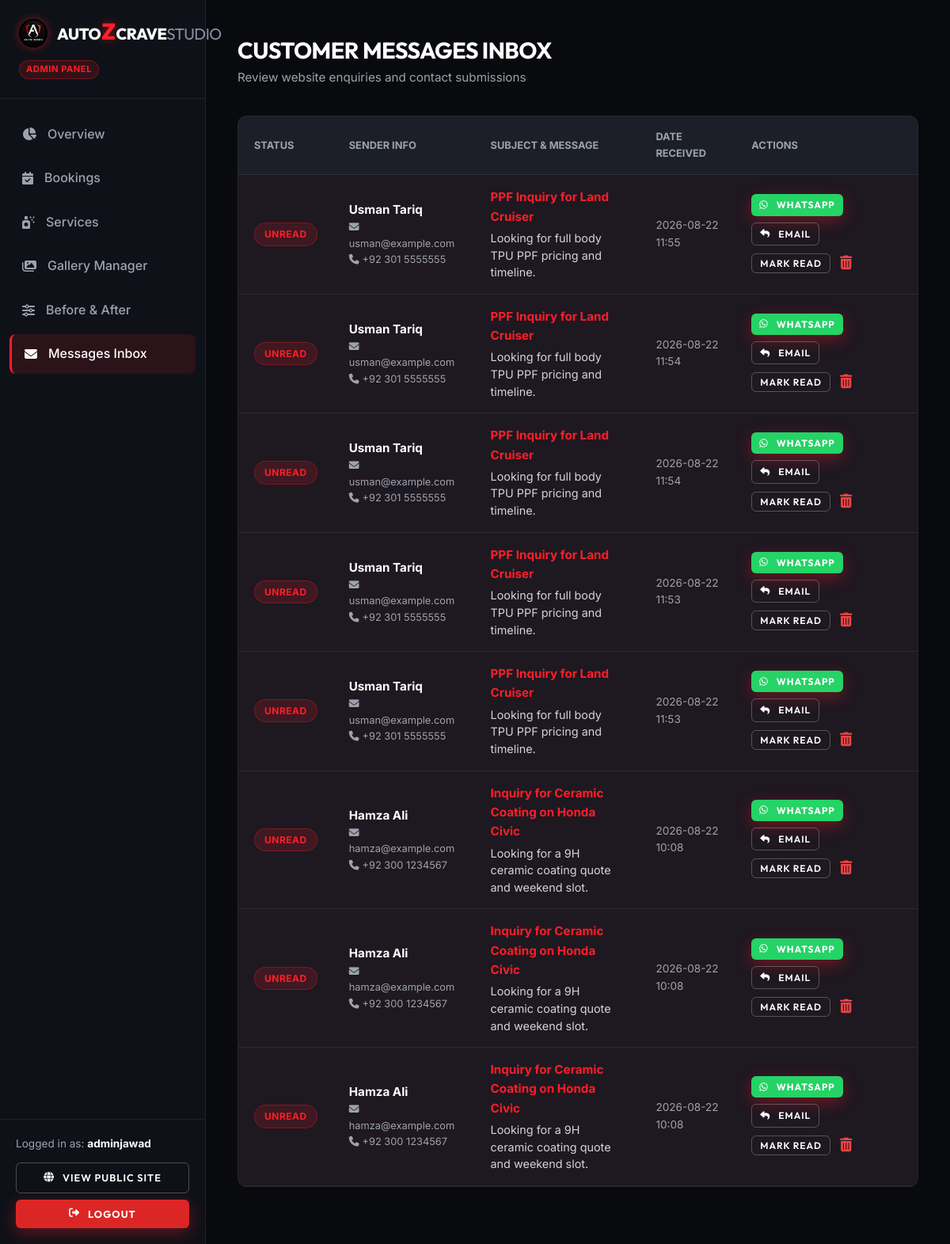
The app's page /admin/messages (signed in), older data.
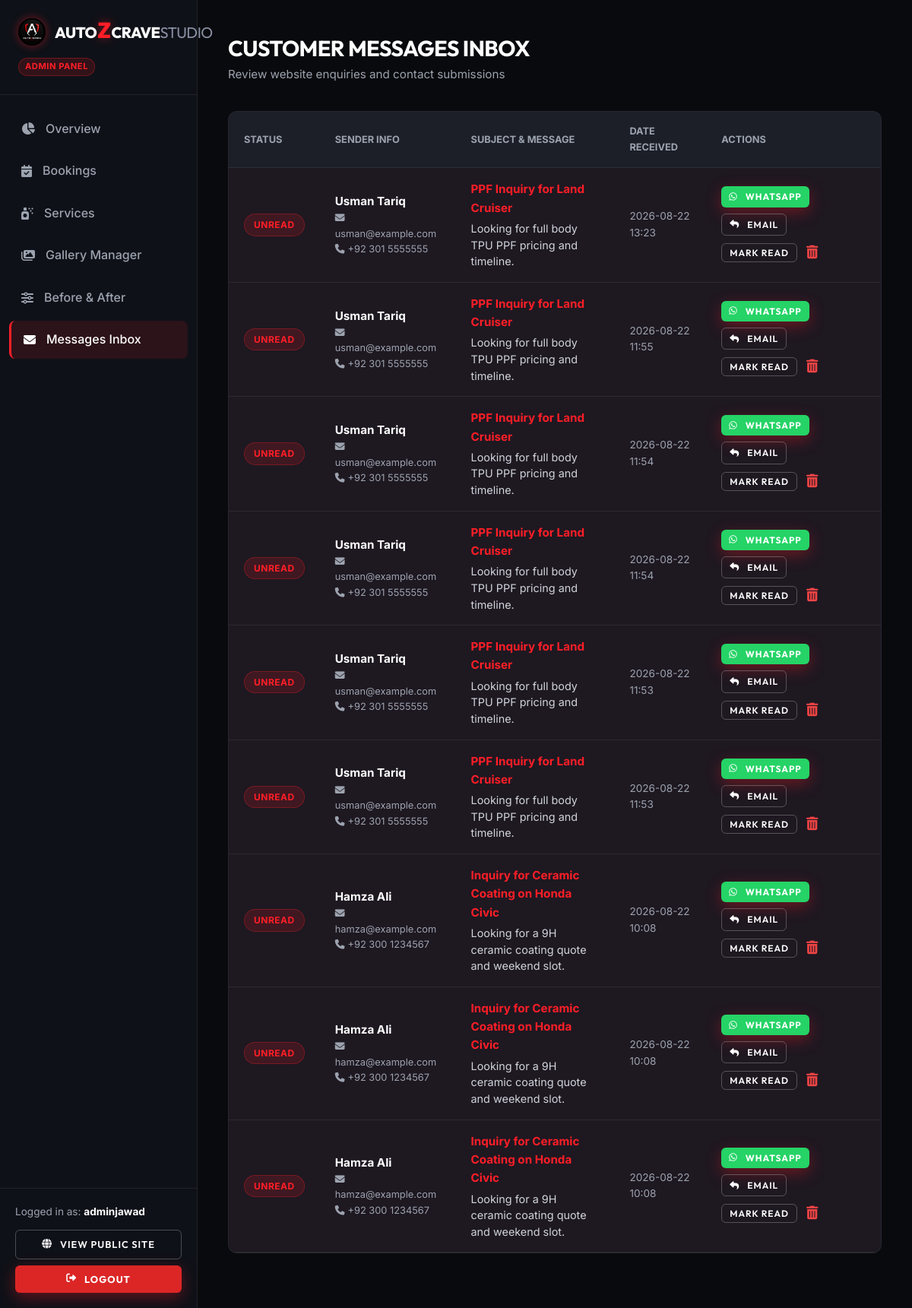
The same page, newer data.
### models/contact.py (models this page shows, shortened)
class ContactMessage(db.Model):
    __tablename__ = 'contact_messages'
    id = db.Column(db.Integer, primary_key=True)
    name = db.Column(db.String(100), nullable=False)
    email = db.Column(db.String(120), nullable=False)
    phone = db.Column(db.String(30), nullable=True)
    subject = db.Column(db.String(150), nullable=False)
    message = db.Column(db.Text, nullable=False)
    status = db.Column(db.String(20), default='Unread', nullable=False)  # Unread, Read
    created_at = db.Column(db.DateTime, default=datetime.utcnow)

### routes/admin.py (the view)
@admin_bp.route('/messages')
@admin_required
def messages():
    messages_list = ContactMessage.query.order_by(ContactMessage.created_at.desc()).all()
    return render_template('admin/messages.html', messages=messages_list)

### models/user.py (called while the page is built)
    def is_admin(self):
        return self.role == 'admin'

### routes/admin.py (called while the page is built)
def admin_required(f):
    @wraps(f)
    @login_required
    def decorated_function(*args, **kwargs):
        if not current_user.is_admin():
            flash('Admin authorization required.', 'error')
            return redirect(url_for('auth.login'))
        return f(*args, **kwargs)
    return decorated_function

### templates/admin/messages.html (shortened to what the changed rows need)
{% extends "admin/base_admin.html" %}
{% block content %}
<div class="admin-header">
    <div>
        <h1 class="admin-page-title">CUSTOMER MESSAGES INBOX</h1>
    </div>
</div>
<div class="admin-table-container">
    <table class="admin-table">
        <thead>
            <tr>
                <th>STATUS</th>
                <th>SENDER INFO</th>
                <th>SUBJECT & MESSAGE</th>
                <th>DATE RECEIVED</th>
                <th>ACTIONS</th>
            </tr>
        </thead>
        <tbody>
            {% for m in messages %}
            <tr style="{% if m.status == 'Unread' %}background: rgba(255, 30, 39, 0.04);{% endif %}">
                <td>
                    {% if m.status == 'Unread' %}
                    <span class="badge badge-cancelled">Unread</span>
                    {% else %}
                    <span class="badge badge-completed">Read</span>
                    {% endif %}
                </td>
                <td>
                    <strong style="color: #fff; display: block;">{{ m.name }}</strong>
                    <div style="font-size: 0.8rem; color: var(--admin-muted);">
                        <i class="fa-solid fa-envelope" style="margin-right: 4px;"></i>{{ m.email }}<br>
                        {% if m.phone %}<i class="fa-solid fa-phone" style="margin-right: 4px;"></i>{{ m.phone }}{% endif %}
                    </div>
                </td>
                <td>
                    <strong style="color: var(--admin-red); display: block; margin-bottom: 4px;">{{ m.subject }}</strong>
                    <p style="font-size: 0.9rem; color: #d1d5db; line-height: 1.5; max-width: 460px;">
                        {{ m.message }}
                    </p>
                </td>
                <td style="font-size: 0.85rem; color: var(--admin-muted);">
                    {{ m.created_at.strftime('%Y-%m-%d %H:%M') }}
                </td>
                <td>
                    <div style="display: flex; align-items: center; gap: 8px; flex-wrap: wrap;">
                        {% if m.phone %}
                        <a href="https://wa.me/{{ m.phone | replace('+', '') | replace(' ', '') | replace('-', '') }}?text=Hi%20{{ m.name | urlencode }},%20thank%20you%20for%20contacting%20AutozCraveStudio%20regarding:%20{{ m.subject | urlencode }}." target="_blank" class="btn-primary" style="background:#25d366; padding: 4px 10px; font-size: 0.75rem; border:none;" title="Reply on WhatsApp">
                            <i class="fa-brands fa-whatsapp"></i> WhatsApp
                        </a>
                        {% endif %}
                        <a href="mailto:{{ m.email }}?subject=Re:%20{{ m.subject | urlencode }}%20-%20AutozCraveStudio" class="btn-outline" style="padding: 4px 10px; font-size: 0.75rem;" title="Reply by Email">
                            <i class="fa-solid fa-reply"></i> Email
                        </a>
                        <form action="{{ url_for('admin.toggle_message_read', msg_id=m.id) }}" method="POST" style="display:inline;">
                            <button type="submit" class="btn-outline" style="padding: 4px 10px; font-size: 0.75rem;">
                                Mark {% if m.status == 'Unread' %}Read{% else %}Unread{% endif %}
                            </button>
                        </form>
                        <form action="{{ url_for('admin.delete_message', msg_id=m.id) }}" method="POST" onsubmit="return confirm('Delete message from {{ m.name }}?');" style="display:inline;">
                            <button type="submit" style="background: none; border: none; color: #ef4444; cursor: pointer; font-size: 1.1rem; padding: 4px;" title="Delete Message">
                                <i class="fa-solid fa-trash-can"></i>
                            </button>
                        </form>
                    </div>
                </td>
            </tr>
            {% else %}
            <tr>
                <td colspan="5" style="text-align: center; color: var(--admin-muted); padding: 40px;">No contact messages received yet.</td>
            </tr>
            {% endfor %}
        </tbody>
    </table>
</div>
{% endblock %}

Row changes from the older to the newer data that the page shows:
added ContactMessage: status "UNREAD", name "Usman Tariq", email "usman@example.com", phone "+92 301 5555555", subject "PPF Inquiry for Land Cruiser", message "Looking for full body TPU PPF pricing and timeline.", created_at "2026-08-22 13:23"
